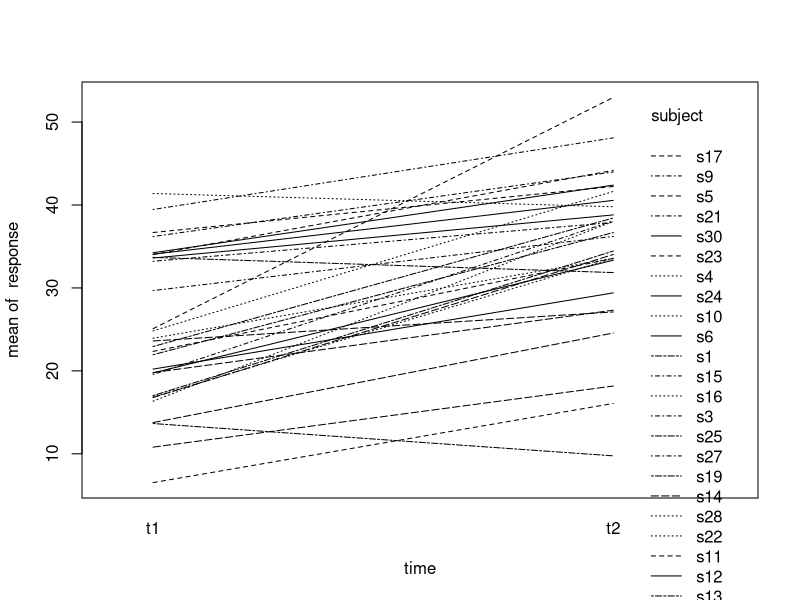
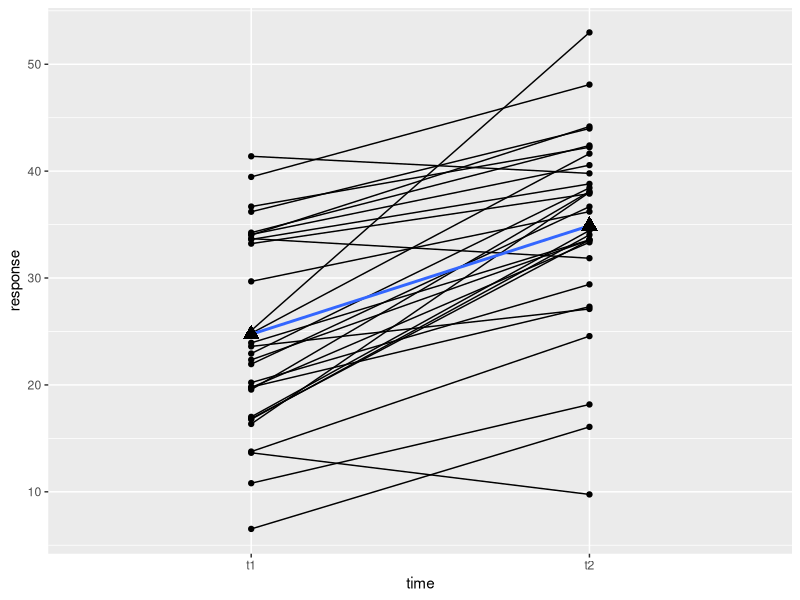

These charts were generated, in order, by the following R code: (Note: this script raises an error after producing the figures.)
## ---- chunk 1
knitr::opts_chunk$set(echo = T, out.width="49%",message=F, warning=F, comment=NA,
                      eval=T, cache.rebuild=F, cache=F, R.options=list(width=200,digits=3,show.signif.stars=FALSE),dev.args=list(bg = 'transparent'))
## ---- chunk 2
library(lme4)
library(lmerTest)
library(psych)
library(ggplot2)
## ---- chunk 3
RepData<-function(n=30,I=2,mu=20,alpha=runif(I-1,mu/2,mu),nu=10,tau=5)
{
    N<-n*I ##observations
    set.seed(4)
    subject<-gl(n,I,N,labels=paste("s",1:n,sep=""))
    U<-rep(rnorm(n,0,nu),each=I)##random intercept
    E <- rnorm(N,0,tau)##random error
    time <- gl(I,1,N,labels=paste("t",1:I,sep=""))
    X<-model.matrix(~time)
    fixed <- c(mu,alpha) ##parameters (mu, alpha)
    response <- X%*%fixed+U+E ##systematic part + random intercept + random error
    data <- data.frame(subject,time,response)
    parameters<-c(n=n,I=I,mu=mu,alpha=alpha,nu=nu,tau=tau,rho=nu^2/(nu^2+tau^2))
    l<-list(data=data,parameters=parameters)
    return(l)
}    
## ---- chunk 4
tmp<-RepData() ##with default arguments
d.long2<-tmp$data
parms<-tmp$parameters
## ---- chunk 5
parms
## ---- chunk 6
aggregate(response~time,data=d.long2,summary)
with(d.long2,interaction.plot(time,subject,response))
## ---- chunk 7
p <- ggplot(data = d.long2, aes(x = time, y = response, group = subject))
p <- p+geom_point()+geom_line()+stat_smooth(aes(group = 1),method="lm",se=FALSE)
p <- p + stat_summary(aes(group=1), geom = "point", fun.y = mean,shape = 17, size = 4)
p
## ---- chunk 8
t.test(response~time,paired=TRUE,data=d.long2)
cor(d.long2$response[d.long2$time=="t1"],d.long2$response[d.long2$time=="t2"])
## ---- chunk 9
x<-d.long2$response[d.long2$time=="t1"]
y<-d.long2$response[d.long2$time=="t2"]
t.test(y-x)
## ---- chunk 10
cor(x,y)
## ---- chunk 11
modelRep1<-aov(response~time+Error(subject),data=d.long2)
print(summary(modelRep1),digits=4)
## ---- chunk 12
mod0 <- lm(response~1,d.long2) 
mods <- lm(response~subject,d.long2)
modt <- lm(response~time,d.long2)
modts <-lm(response~subject+time,d.long2)
## ---- chunk 13
rss.0 <- sum((mod0$residuals)^2)
#(ss.0<-sum((d.long2$response-mod0$fitted)^2)) ##equivalent...
rss.s <- sum((mods$residuals)^2)
rss.t <- sum((modt$residuals)^2)
rss.ts<- sum((modts$residuals)^2)
## ---- chunk 14
rss.0
rss.0-rss.s
rss.0-rss.t
rss.0-rss.ts
rss.ts
## ---- chunk 15
lmm1<-lmer(response~time+(1|subject), data=d.long2)
summary(lmm1,cor=FALSE)
## ---- chunk 16
parms
## ---- chunk 17
anova(lmm1)
plot(lmm1)
## ---- chunk 18
tmp<-RepData(n=50,I=4,mu=20,alpha=c(2,3,4),nu=10,tau=5)
d.long<-tmp$data
parms<-tmp$parameters
## ---- chunk 19
parms
## ---- chunk 20
aggregate(response~time,data=d.long,summary)
with(d.long,interaction.plot(time,subject,response))
p <- ggplot(data = d.long, aes(x = time, y = response, group = subject))
p <- p+geom_point()+geom_line()+stat_smooth(aes(group = 1),se=FALSE)
p <- p + stat_summary(aes(group=1), geom = "point", fun.y = mean,shape = 17, size = 4)
p
## ---- chunk 21
modelRep2 <-aov(response~time+Error(subject),data=d.long)
summary(modelRep2)
## ---- chunk 22
lmm2 <- lmer(response~time+(1|subject),data=d.long)
summary(lmm2,cor=FALSE)
anova(lmm2)
## ---- chunk 23
plot(lmm2)
## ---- chunk 24
RepData2<-function(n=100,mu=100,alpha=3,beta=5,gamma=0,nu=10,tau=5)
{
    N<-n*2 ##observations
    set.seed(65)
    subject<-gl(n,2,N,labels=paste("s",1:n,sep=""))
    U<-rep(rnorm(n,0,nu),each=2)##random intercept
    E <- rnorm(N,0,tau)##random error
    time <- gl(2,1,N,labels=paste("t",1:2,sep=""))
    group <- as.factor(c(rep("Ctr",n),rep("Trt",n)))
    X<-model.matrix(~time*group)
    fixed <- c(mu,alpha,beta,gamma) ##parameters (mu, alpha, beta, gamma)
    response <- X%*%fixed+U+E ##systematic part + random intercept + random error
    data <- data.frame(subject,time,group,response)
    parameters<-c(n=n,mu=mu,alpha=alpha,beta=beta,gamma=gamma,nu=nu,tau=tau,rho=nu^2/(nu^2+tau^2))
    l<-list(data=data,parameters=parameters)
    return(l)
}

tmp<-RepData2() ## with default arguments
d.longB<-tmp$data
parms<-tmp$parameters
## ---- chunk 25
headTail(d.longB)
## ---- chunk 26
with(d.longB,interaction.plot(time,group,response))
## with(d.longB,interaction.plot(time,subject,response))
p <- ggplot(data = d.longB, aes(x = time, y = response, group = subject))
p <- p + geom_line() + facet_grid(. ~ group)
p <- p + stat_smooth(aes(group = 1), method = "lm", se = FALSE) + stat_summary(aes(group = 1), geom = "point", fun.y = mean, shape = 17, size = 3)
p
## ---- chunk 27
aggregate(response~time+group,data=d.longB,summary)
## ---- chunk 28
modelRep3 <-aov(response~time*group+Error(subject/time),data=d.longB) ##+Error(subject) is equivalent
print(summary(modelRep3),digits=4)
## ---- chunk 29
lmm3 <- lmer(response~time*group+(1|subject),data=d.longB)
summary(lmm3,cor=FALSE)
anova(lmm3)
## ---- chunk 30
parms
## ---- chunk 31
predicted<-predict(lmm3)
p <- ggplot(data = d.longB, aes(x = time, y = predicted, group = subject))
p <- p + geom_line() + facet_grid(. ~ group)
p <- p + stat_smooth(aes(group = 1), method = "lm", se = FALSE) + stat_summary(aes(group = 1), geom = "point", fun.y = mean, shape = 17, size = 3)
p
## ---- chunk 32
plot(lmm3)
